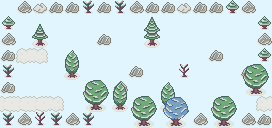

This game map was drawn from its Tiled (.tmx) file and the tilesets committed beside it. A one-line description and the trimmed map source follow:
An orthogonal 17x8 tile map with 16x16 px tiles, 2 tile layers (Tile Layer 1, Tile Layer 2), 3 tilesets and 9 objects (4x Solid, 2x Monster, 2x Door, NPC).

<map version="1.9" tiledversion="1.9.0" orientation="orthogonal" renderorder="right-down" width="17" height="8" tilewidth="16" tileheight="16" infinite="0" backgroundcolor="#e1f5fe" nextlayerid="10" nextobjectid="47">
 <properties>
  <property name="map-name" value="Mitsu Forest" />
  <property name="music" value="forest" />
  <property name="start-battle" type="bool" value="false" />
 </properties>
 <tileset firstgid="1" source="../tilesets/outdoor-1.tsx" />
 <tileset firstgid="129" source="../tilesets/npc_common.tsx" />
 <tileset firstgid="181" source="../tilesets/monsters.tsx" />
 <layer id="1" name="Tile Layer 1" width="17" height="8">
  <data>[136 cells, 55 non-empty, 15 distinct tile ids]</data>
 </layer>
 <objectgroup id="9" name="npc">
  <object id="37" class="NPC" gid="135" x="48" y="112" width="16" height="16">
   <properties>
    <property name="action">(if (!get "the-end")
(if (!get "013-h-safe")
  (if  (&gt; (enemies-count) 0)
    (dialog '(("/" "Help me please!")))
    (begin
      (set "013-h-safe" #t)
      (dialog
        '(("/hero" "Are you okay?")
        ("/" "Yes, thank you so much for saving my life!\nI have to admit, I was so scared!")
        ("/hero" "Me too!")
        ("/" "Luckily it went all right!\nI really don't know how to thank you…\nHere you this gem that I found a little while ago.")
        ("/hero_happy" "Thank you, it seems very precious!")))
      (wait)
      (give-item "gem_1")
      (dialog
        '(("/" "Now I think it's better for me if I go to my safe home.\nBye!")))))
  (dialog '(("/" "I'll go home as soon as my legs stop shaking in fear."))))
(dialog '(("/" "Yes, I'm still here.\nI like this place."))))</property>
    <property name="actionOnEvent">(if (get "013-h-safe")
  (set-orientation 0))</property>
   </properties>
  </object>
  <object id="39" class="Monster" gid="196" x="64" y="112" width="16" height="16">
   <properties>
    <property name="actionOnEvent">(if  (get "013-safe")
  (delete-me))</property>
    <property name="hp" type="float" value="40" />
    <property name="level" type="float" value="0" />
   </properties>
  </object>
  <object id="46" class="Monster" gid="181" x="48" y="96" width="16" height="16">
   <properties>
    <property name="actionOnEvent">(if  (get "013-safe")
    (delete-me))</property>
    <property name="hp" type="float" value="30" />
    <property name="level" type="float" value="0" />
   </properties>
  </object>
 </objectgroup>
 <layer id="6" name="Tile Layer 2" width="17" height="8">
  <data>[136 cells, 20 non-empty, 11 distinct tile ids]</data>
 </layer>
 <objectgroup id="8" name="items">
  <object id="40" class="Solid" x="272" y="96" width="16" height="16">
   <properties>
    <property name="actionOnCollision">(if (!get "013-h-safe")
  (begin
    (if  (= (enemies-count) 0)
      (dialog '(("Better if I check that the guy is okay."))))
    (set-orientation 3))
  (fire-event (self)))</property>
    <property name="actionOnEvent">(if  (get "013-h-safe")
    (delete-me))</property>
   </properties>
  </object>
  <object id="41" class="Solid" x="-16" y="96" width="16" height="16">
   <properties>
    <property name="actionOnCollision">(if (!get "013-h-safe")
  (begin
    (if  (= (enemies-count) 0)
      (dialog '(("Better if I check that the guy is okay."))))
    (set-orientation 2))
  (fire-event (self)))</property>
    <property name="actionOnEvent">(if (get "013-h-safe")
  (delete-me))</property>
   </properties>
  </object>
  <object id="42" class="Solid" gid="55" x="128" y="32" width="16" height="16">
   <properties>
    <property name="action">(begin
    (define item-id "13.berries")
    (define HP-diff 10)
    (if (! (has-item item-id))
        (begin
            (dialog '(("* {{hero}} found some berries! {{HP-diff}} HP have been recovered *")))
            (give-item item-id)
            (set-HP-diff HP-diff))
        (dialog '(("A little plant… nothing else.")))))</property>
   </properties>
  </object>
  <object id="43" class="Solid" x="16" y="96" width="16" height="16">
   <properties>
    <property name="actionOnCollision">(if (!get "013-h-safe")
  (begin
    (music "enemies")
    (dialog
      '(("/hero_exclamation" "! ! !")
      ("monster/green" "Gyaaa!")))
    (wait)
    (set-orientation '(3 37))
    (wait 0.7)
    (dialog
      '(("/lumberjack" "Please help me! Save me from these monsters!")
      ("monster/green" "Gyaaa!")
      ("/hero" "Don't worry! I'll help you right away!")))
    (wait)
    (wait 2)
    (dialog
      '(("/hero" ". . . . .")
      ("/lumberjack" ". . . . .")
      (". . . . . . . . . .")
      ("/lumberjack" "What are you waiting for??!")
      ("/hero_mouthless" "I… I… I don't know how to fight!")
      ("/lumberjack" "What??\nAren't you this year's choosen hero?")
      ("/hero" "Yes, I am…")
      ("/hero_mouthless" "But this is my first battle…")
      ("monster/green" "Gyaaa!")
      ("/lumberjack" "If you don't do anything this will be our LAST battle!")
      ("monster/green" "Gyaaa!")
      ("/lumberjack" "We have no time left, make up something!")
      ("/hero" "Hmm…\nAh, right! My mom gave me this book…")))
    (battle-rules)
    (dialog
      '(("/hero" "Ok, now I know what to do!\nLet's fight!")
      ("monster/green" "Gyaaa!")))
    (wait)
    (start-battle)
    (set "013-rules" #t)
    (fire-event (self))))</property>
    <property name="actionOnEvent">(if (get "013-rules")
  (delete-me))</property>
   </properties>
  </object>
 </objectgroup>
 <objectgroup id="2" name="spawn points">
  <object id="35" class="Door" x="0" y="96" width="16" height="16">
   <properties>
    <property name="mainDoor" type="bool" value="true" />
    <property name="orientation" type="int" value="2" />
    <property name="roomId" value="8" />
   </properties>
  </object>
  <object id="36" class="Door" x="256" y="96" width="16" height="16">
   <properties>
    <property name="orientation" type="int" value="3" />
    <property name="roomId" value="12" />
   </properties>
  </object>
 </objectgroup>
</map>
